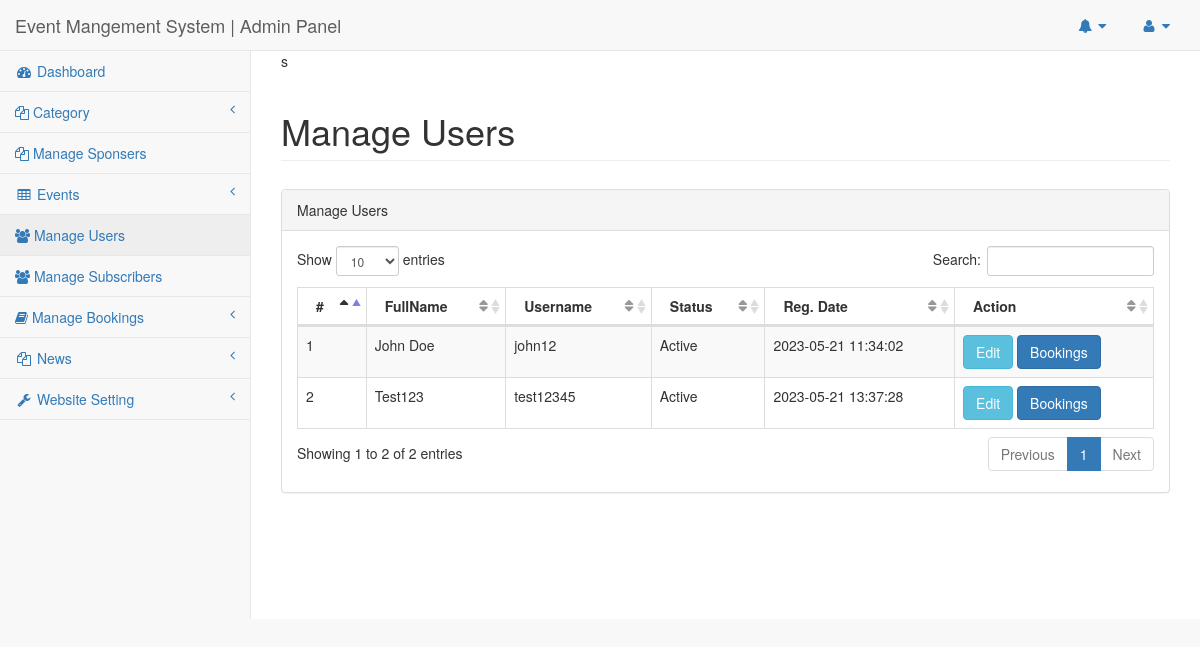
Screenshot of /ems/admin/manage-users.php (signed in) with the database file from the repository.
### tables this page shows
CREATE TABLE `tblusers` (
  `Userid` int(11) NOT NULL,
  `FullName` varchar(255) DEFAULT NULL,
  `UserName` varchar(200) DEFAULT NULL,
  `Emailid` varchar(255) DEFAULT NULL,
  `PhoneNumber` bigint(12) DEFAULT NULL,
  `UserGender` varchar(100) DEFAULT NULL,
  `UserPassword` varchar(255) DEFAULT NULL,
  `RegDate` timestamp NULL DEFAULT current_timestamp(),
  `LastUpdationDate` timestamp NULL DEFAULT NULL ON UPDATE current_timestamp(),
  `IsActive` int(1) DEFAULT NULL
);

### ems/admin/manage-users.php (the view, shortened to what this page needs)
<?php
include('includes/config.php');
if(strlen($_SESSION['adminsession'])==0)
{
header('location:logout.php');
}
else{
?>
<!DOCTYPE html>
<html lang="en">
<head>
    <link href="../vendor/bootstrap/css/bootstrap.min.css" rel="stylesheet">
    <link href="../vendor/metisMenu/metisMenu.min.css" rel="stylesheet">
    <link href="../dist/css/sb-admin-2.css" rel="stylesheet">
    <link href="../vendor/font-awesome/css/font-awesome.min.css" rel="stylesheet" type="text/css">
    <link href="../vendor/datatables-plugins/dataTables.bootstrap.css" rel="stylesheet">
    <link href="../vendor/datatables-responsive/dataTables.responsive.css" rel="stylesheet">
</head>
<body>
<div id="wrapper">
<nav class="navbar navbar-default navbar-static-top" role="navigation" style="margin-bottom: 0">
<?php include_once('includes/header.php');?>
<?php include_once('includes/leftbar.php');?>
</nav>
        <div id="page-wrapper">s
            <div class="row">
                <div class="col-lg-12">
                    <h1 class="page-header"> Manage Users</h1>
                </div>
            </div>
            <div class="row" style="margin-top:1%">
                <div class="col-lg-12">
                    <div class="panel panel-default">
                        <div class="panel-heading">
                           Manage Users
                        </div>
                        <div class="panel-body">
                            <div class="row">
                                <div class="col-lg-12">
                            <table width="100%" class="table table-striped table-bordered table-hover" id="dataTables-example">
                                <thead>
                                    <tr>
                                        <th>#</th>
                                        <th>FullName</th>
                                        <th>Username</th>
                                        <th>Status</th>
                                         <th>Reg. Date</th>
                                        <th>Action</th>
                                    </tr>
                                </thead>
                                <tbody>
<?php
$sql = "SELECT Userid,FullName,UserName,IsActive,RegDate from tblusers";
$query = $dbh -> prepare($sql);
$query->execute();
$results=$query->fetchAll(PDO::FETCH_OBJ);
$cnt=1;
if($query->rowCount() > 0)
{
foreach($results as $row)
{
    ?>
<tr >
<td><?php echo htmlentities($cnt);?></td>
<td><?php echo htmlentities($row->FullName);?></td>
<td><?php echo htmlentities($row->UserName);?></td>
<td><?php $status=$row->IsActive;
if($status=="1"){
echo htmlentities("Active");
} else {
echo htmlentities("Blocked");
}
?></td>
<td><?php echo htmlentities($row->RegDate);?></td>
<td>
<a href="edit-user.php?uid=<?php echo htmlentities($row->Userid);?>">
<button type="button" class="btn btn-info">Edit</button>
<a href="user-bookings.php?uid=<?php echo $row->Userid;?>&&uname=<?php echo $row->FullName;?>" class="btn btn-primary" target="blank">Bookings</a>
</a>
                            </a></td>
</tr>
        <?php $cnt++;
    }} ?>
                                </tbody>
                            </table>
                                </div>
                            </div>
                        </div>
                    </div>
                </div>
            </div>
        </div>
    </div>
</body>
</html>
<?php } ?>

### rows the page displays
tblusers: FullName "John Doe", UserName "john12", RegDate "2023-05-21 11:34:02"
tblusers: FullName "Test123", UserName "test12345", RegDate "2023-05-21 13:37:28"
